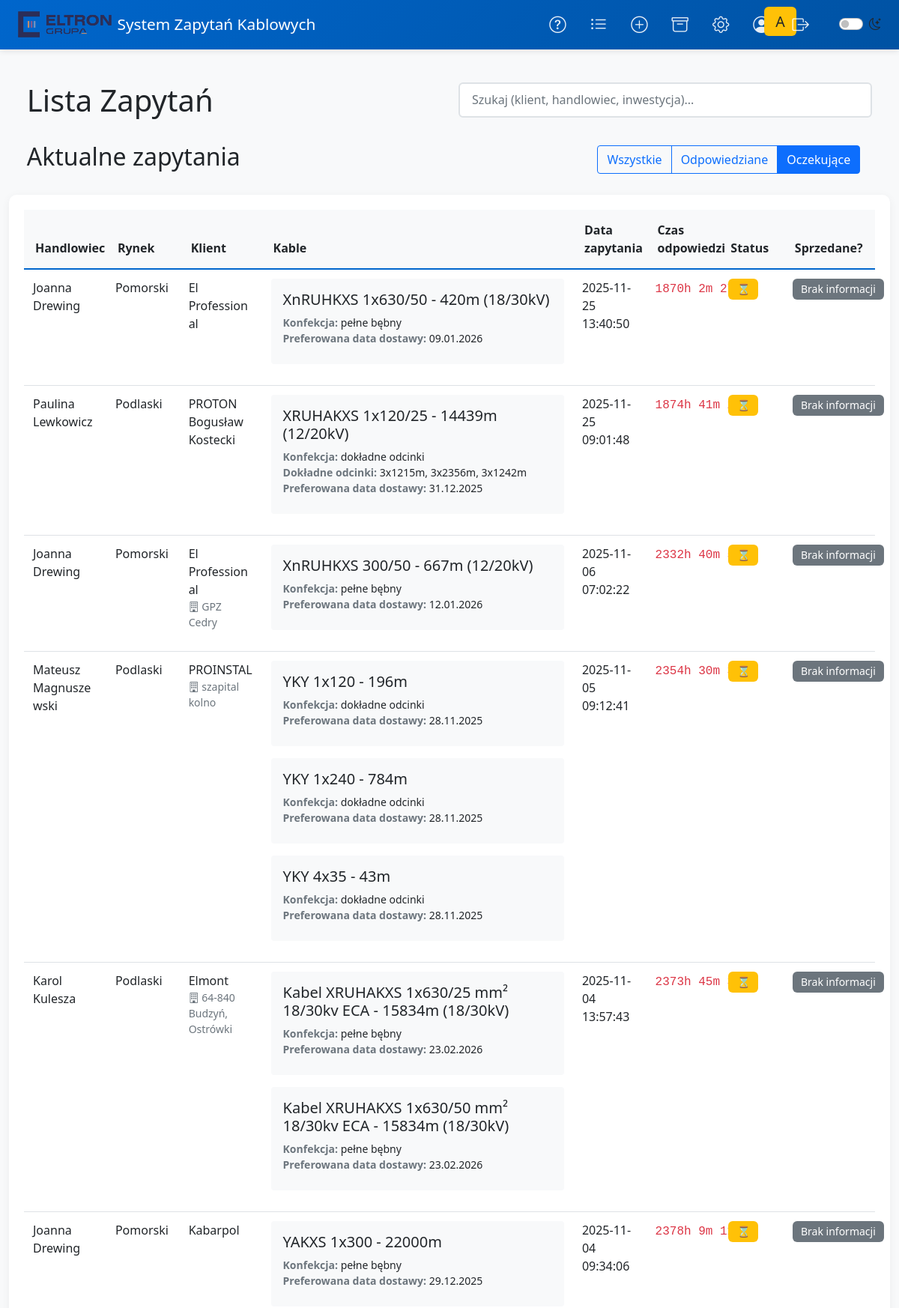
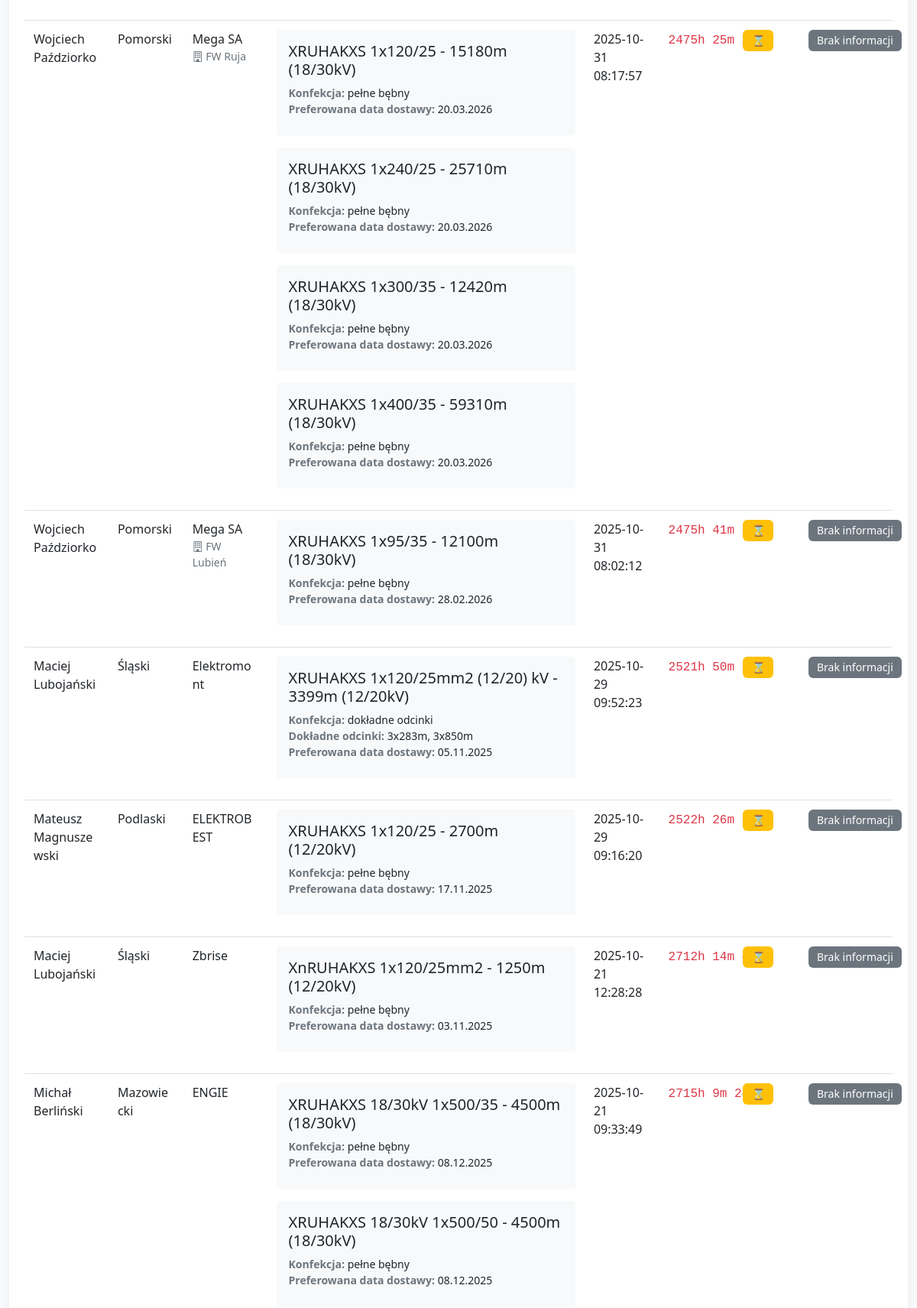
Screenshot of / (signed in, upper part) with the database file from the repository (2 pictures, top to bottom).
### models.py (models this page shows)
class Query(db.Model):
    id = db.Column(db.Integer, primary_key=True)
    name = db.Column(db.String(100), nullable=False)
    market = db.Column(db.String(50), nullable=False)
    client = db.Column(db.String(100), nullable=False)
    investment = db.Column(db.String(200), nullable=True)
    packaging = db.Column(db.String(50), nullable=True)
    preferred_date = db.Column(db.Date, nullable=False)
    query_comments = db.Column(db.Text, nullable=True)
    date_submitted = db.Column(db.DateTime, default=lambda: datetime.now(ZoneInfo("Europe/Warsaw")))
    cables = db.relationship('Cable', backref='query', lazy=True)
    is_won = db.Column(db.Boolean, default=None)
    comments = db.relationship('Comment', backref='query', lazy=True)
    def is_all_responded(self):
        if not self.cables:  # Jeśli nie ma kabli
            return False
        return all(cable.response is not None for cable in self.cables)
    def is_overdue(self):
        if self.is_all_responded():
            return False
        current_time = datetime.now(ZoneInfo("Europe/Warsaw"))
        query_time = self.date_submitted
        if query_time.tzinfo is None:
            query_time = query_time.replace(tzinfo=ZoneInfo("Europe/Warsaw"))
        return (current_time - query_time) > timedelta(hours=48)
    def get_time_since_submission(self):
        current_time = datetime.now(ZoneInfo("Europe/Warsaw"))
        query_time = self.date_submitted
        if query_time.tzinfo is None:
            query_time = query_time.replace(tzinfo=ZoneInfo("Europe/Warsaw"))
        if self.is_all_responded():
            last_response_date = None
            for cable in self.cables:
                if cable.response:
                    resp_date = cable.response.date_responded
                    if resp_date.tzinfo is None:
                        resp_date = resp_date.replace(tzinfo=ZoneInfo("Europe/Warsaw"))
                    if last_response_date is None or resp_date > last_response_date:
                        last_response_date = resp_date
            if last_response_date:
                time_diff = last_response_date - query_time
            else:
                time_diff = current_time - query_time
        else:
            time_diff = current_time - query_time
        hours = int(time_diff.total_seconds() // 3600)
        minutes = int((time_diff.total_seconds() % 3600) // 60)
        seconds = int(time_diff.total_seconds() % 60)
        return {
            'hours': hours,
            'minutes': minutes,
            'seconds': seconds,
            'total_seconds': time_diff.total_seconds()
        }
    def get_unread_comments_count(self):
        return sum(1 for comment in self.comments if not comment.is_read)

class Cable(db.Model):
    id = db.Column(db.Integer, primary_key=True)
    query_id = db.Column(db.Integer, db.ForeignKey('query.id'), nullable=False)
    cable_type = db.Column(db.String(100), nullable=False)
    voltage = db.Column(db.String(20), nullable=True)
    length = db.Column(db.Integer, nullable=False)
    packaging = db.Column(db.String(50), nullable=False)
    specific_lengths = db.Column(db.Text, nullable=True)
    comments = db.Column(db.Text, nullable=True)
    response = db.relationship('CableResponse', backref='cable', uselist=False)

### routes/main.py (the view)
@main_bp.route('/', endpoint='index')
def index():
    comment_form = CommentForm()
    if not session.get('logged_in'):
        return redirect(url_for('auth.login'))
    try:
        week_ago = datetime.now(ZoneInfo("Europe/Warsaw")) - timedelta(days=7)
        base_query = Query.query.options(
            db.joinedload(Query.cables).joinedload(Cable.response),
            db.joinedload(Query.comments)
        ).filter(Query.date_submitted >= week_ago)
        status = request.args.get('status', 'pending')
        if status == 'answered':
            queries = [q for q in base_query.all() if q.is_all_responded()]
        elif status == 'pending':
            older_pending = Query.query.options(
                db.joinedload(Query.cables).joinedload(Cable.response),
                db.joinedload(Query.comments)
            ).filter(Query.date_submitted < week_ago).all()
            recent_pending = [q for q in base_query.all() if not q.is_all_responded()]
            queries = recent_pending + [q for q in older_pending if not q.is_all_responded()]
        else:
            older_pending = Query.query.options(
                db.joinedload(Query.cables).joinedload(Cable.response),
                db.joinedload(Query.comments)
            ).filter(Query.date_submitted < week_ago).all()
            queries = base_query.all() + [q for q in older_pending if not q.is_all_responded()]
        queries.sort(key=lambda x: x.date_submitted, reverse=True)
        query_data = []
        for query in queries:
            try:
                time_diff_data = query.get_time_since_submission()
                cables_info = []
                for cable in query.cables:
                    cable_info = {
                        'type': cable.cable_type,
                        'length': cable.length,
                        'voltage': cable.voltage,
                        'packaging': cable.packaging,
                        'specific_lengths': cable.specific_lengths,
                        'comments': cable.comments,
                        'response': cable.response # Relacja jest już załadowana
                    }
                    cables_info.append(cable_info)
                query_data.append({
                    'query': query,
                    'cables': cables_info,
                    'time_diff': time_diff_data,
                    'is_overdue': query.is_overdue(),
                    'is_responded': query.is_all_responded(),
                    'unread_comments_count': query.get_unread_comments_count()
                })
            except Exception as query_error:
                print(f"Błąd podczas przetwarzania zapytania {query.id}: {str(query_error)}")
                continue # Nie przerywaj całej pętli przez jedno błędne zapytanie
        comment_form = CommentForm()  # Utworzenie formularza komentarzy
        return render_template('index.html', query_data=query_data, delete_form=DeleteForm(), comment_form=comment_form)
    except Exception as e:
        print(f"BŁĄD GŁÓWNY w index(): {str(e)}")
        print(f"Pełny traceback:\n{traceback.format_exc()}")
        flash('Wystąpił błąd podczas ładowania danych.', 'error')
        return render_template('index.html', query_data=[], delete_form=DeleteForm())

### forms.py
class CommentForm(FlaskForm):
    content = TextAreaField(
        'Komentarz',
        validators=[
            DataRequired(message="Komentarz nie może być pusty"),
            Length(max=500, message="Komentarz nie może przekraczać 500 znaków")
        ]
    )

class DeleteForm(FlaskForm):
    pass

### app.py (called while the page is built)
@app.context_processor
def utility_processor():
    def format_datetime(dt):
        if dt.tzinfo is None:
            dt = dt.replace(tzinfo=timezone.utc)
        local_dt = dt.astimezone(ZoneInfo("Europe/Warsaw"))
        return local_dt.strftime('%Y-%m-%d %H:%M:%S')
    return {
        'format_datetime': format_datetime,
        'datetime': datetime
    }

### templates/index.html (shortened to what this page needs)
{% extends "base.html" %}
{% block content %}
<div class="container mt-4">
    <div class="row mb-4">
        <div class="col-md-6">
            <h1>Lista Zapytań</h1>
        </div>
        <div class="col-md-6">
            <input type="text" id="searchInput" class="form-control"
                placeholder="Szukaj (klient, handlowiec, inwestycja)...">
        </div>
    </div>
    <div class="d-none d-md-flex justify-content-between align-items-center mb-4">
        <h2>Aktualne zapytania</h2>
        <div class="d-flex">
            <div class="btn-group me-3">
                <a href="{{ url_for('main.index', status='all') }}"
                    class="btn {% if request.args.get('status') == 'all' %}btn-primary{% else %}btn-outline-primary{% endif %}">
                    Wszystkie
                </a>
                <a href="{{ url_for('main.index', status='answered') }}"
                    class="btn {% if request.args.get('status') == 'answered' %}btn-primary{% else %}btn-outline-primary{% endif %}">
                    Odpowiedziane
                </a>
                <a href="{{ url_for('main.index', status='pending') }}"
                    class="btn {% if request.args.get('status', 'pending') == 'pending' %}btn-primary{% else %}btn-outline-primary{% endif %}">
                    Oczekujące
                </a>
            </div>
        </div>
    </div>
</div>
{% if not query_data %}
<div class="alert alert-info">Brak aktywnych zapytań.</div>
{% else %}
<div class="table-responsive d-none d-md-block">
    <table class="table">
        <thead>
            <tr>
                <th>Handlowiec</th>
                <th>Rynek</th>
                <th>Klient</th>
                <th>Kable</th>
                <th>Data zapytania</th>
                <th>Czas odpowiedzi</th>
                <th>Status</th>
                <th>Sprzedane?</th>
            </tr>
        </thead>
        <tbody>
            {% for data in query_data %}
            <tr class="clickable-row {% if data.unread_comments_count > 0 %}has-unread-comments{% endif %}"
                data-row-id="{{ data.query.id }}"
                data-status="{% if data.query.is_won == True %}success{% elif data.query.is_won == False %}danger{% endif %}">
                <td>
                    <div>{{ data.query.name }}</div>
                </td>
                <td>{{ data.query.market }}</td>
                <td>
                    {{ data.query.client }}
                    {% if data.query.investment %}
                    <div class="small text-muted">
                        <i class="bi bi-building"></i> {{ data.query.investment }}
                    </div>
                    {% endif %}
                </td>
                <td class="cable-info-cell">
                    {% for cable in data.cables %}
                    <div class="cable-details mb-3 p-3 bg-light rounded">
                        <div class="h5 mb-2">
                            {{ cable.type }} - {{ cable.length }}m
                            {% if cable.voltage %}({{ cable.voltage }}kV){% endif %}
                        </div>
                        <div class="mb-2 small">
                            <div><strong class="text-secondary">Konfekcja:</strong> {{ cable.packaging }}</div>
                            {% if cable.specific_lengths %}
                            <div><strong class="text-secondary">Dokładne odcinki:</strong> {{ cable.specific_lengths }}
                            </div>
                            {% endif %}
                            {% if data.query.preferred_date %}
                            <div><strong class="text-secondary">Preferowana data dostawy:</strong> {{
                                data.query.preferred_date.strftime('%d.%m.%Y') }}</div>
                            {% endif %}
                        </div>
                    </div>
                    {% endfor %}
                </td>
                <td>{{ format_datetime(data.query.date_submitted) }}</td>
                <td>
                    <span class="elapsed-time {% if data.is_overdue %}text-danger{% endif %}">
                        {{ data.time_diff.hours }}h {{ data.time_diff.minutes }}m {{ data.time_diff.seconds }}s
                    </span>
                </td>
                <td>
                    {% if data.is_responded %}
                    <span class="badge bg-success">&nbsp;✓&nbsp;</span>
                    {% else %}
                    <span class="badge bg-warning">⌛️</span>
                    {% endif %}
                </td>
                <td>
                    {% if data.query.name == session.get('username') %}
                    <div class="form-check form-check-inline">
                        <div class="btn-group" role="group">
                            <input type="radio" class="btn-check" name="sale_status_{{ data.query.id }}"
                                id="yes_{{ data.query.id }}" {% if data.query.is_won==True %}checked{% endif %}
                                onchange="updateSaleStatus({{ data.query.id }}, true)">
                            <label class="btn btn-outline-success" for="yes_{{ data.query.id }}">Tak</label>
                            <input type="radio" class="btn-check" name="sale_status_{{ data.query.id }}"
                                id="no_{{ data.query.id }}" {% if data.query.is_won==False %}checked{% endif %}
                                onchange="updateSaleStatus({{ data.query.id }}, false)">
                            <label class="btn btn-outline-danger" for="no_{{ data.query.id }}">Nie</label>
                        </div>
                    </div>
                    {% else %}
                    {% if data.query.is_won == True %}
                    <span class="badge bg-success">&nbsp;Sukces&nbsp;</span>
                    {% elif data.query.is_won == False %}
                    <span class="badge bg-danger">Porażka</span>
                    {% else %}
                    <span class="badge bg-secondary">Brak informacji</span>
                    {% endif %}
                    {% endif %}
                </td>
            </tr>
            {% endfor %}
        </tbody>
    </table>
</div>
{% endif %}
{% endblock %}

### static/css/style.css (style rules this page uses)
:root { --bg-color: #f8f9fa; --text-color: #212529; --card-bg: #ffffff; --border-color: rgba(0,0,0,.125); --input-bg: #ffffff; --input-text: #212529; }
body { min-height: 100vh; display: flex; flex-direction: column; background-color: var(--bg-color); color: var(--text-color); transition: background-color 0.3s, color 0.3s; }
.form-control, .form-select { background-color: var(--input-bg); color: var(--input-text); border-color: var(--border-color); }
.container { max-width: 98% !important; }
.table { width: 100%; table-layout: fixed; }
.table th { background-color: #f8f9fa; border-bottom: 2px solid #0066cc; padding: 15px; font-weight: 600; }
.table td { word-wrap: break-word; vertical-align: top; padding: 12px; }
.table-responsive { background: white; border-radius: 10px; box-shadow: 0 2px 12px rgba(0,0,0,.05); padding: 20px; margin-top: 1rem; }
.table th:nth-child(1), .table td:nth-child(1) { width: 9%; }
.table th:nth-child(2), .table td:nth-child(2) { width: 8%; }
.table th:nth-child(3), .table td:nth-child(3) { width: 9%; }
.table th:nth-child(4), .table td:nth-child(4) { width: 34%; }
.table th:nth-child(5), .table td:nth-child(5) { width: 8%; }
.table th:nth-child(6), .table td:nth-child(6) { width: 8%; }
.table th:nth-child(7), .table td:nth-child(7) { width: 7%; }
.table th:nth-child(8), .table td:nth-child(8) { width: 10%; }
.clickable-row { cursor: pointer; }
.form-control { border-radius: 6px; padding: 0.6rem 1rem; border: 2px solid #dee2e6; transition: all 0.3s ease; }
.badge { padding: 0.5em 0.8em; font-size: 0.875em; border-radius: 6px; font-weight: 500; }
.elapsed-time { font-family: monospace; white-space: nowrap; }
.elapsed-time.text-danger { color: #dc3545 !important; }
.table tr, .card, .alert { animation: fadeIn 0.3s ease-out forwards; }

### rows the page displays
Query: query.name "Joanna Drewing", query.market "Pomorski", query.client "El Professional", type "XnRUHKXS 1x630/50", length "420", voltage "18/30", packaging "pełne bębny", query.preferred_date "09.01.2026", date_submitted "2025-11-25 13:40:50"
Query: query.name "Paulina Lewkowicz", query.market "Podlaski", query.client "PROTON Bogusław Kostecki", type "XRUHAKXS 1x120/25", length "14439", voltage "12/20", packaging "dokładne odcinki", specific_lengths "3x1215m, 3x2356m, 3x1242m", query.preferred_date "31.12.2025", date_submitted "2025-11-25 09:01:48"
Query: query.name "Joanna Drewing", query.market "Pomorski", query.client "El Professional", query.investment "GPZ Cedry", type "XnRUHKXS 300/50", length "667", voltage "12/20", packaging "pełne bębny", query.preferred_date "12.01.2026", date_submitted "2025-11-06 07:02:22"
Query: query.name "Mateusz Magnuszewski", query.market "Podlaski", query.client "PROINSTAL", query.investment "szapital kolno", type "YKY 1x120", length "196", packaging "dokładne odcinki", query.preferred_date "28.11.2025", type "YKY 1x240", length "784", type "YKY 4x35", length "43", date_submitted "2025-11-05 09:12:41"
Query: query.name "Karol Kulesza", query.market "Podlaski", query.client "Elmont", query.investment "64-840 Budzyń, Ostrówki", type "Kabel XRUHAKXS 1x630/25 mm² 18/30kv ECA", length "15834", voltage "18/30", packaging "pełne bębny", query.preferred_date "23.02.2026", type "Kabel XRUHAKXS 1x630/50 mm² 18/30kv ECA", date_submitted "2025-11-04 13:57:43"
Query: query.name "Joanna Drewing", query.market "Pomorski", query.client "Kabarpol", type "YAKXS 1x300", length "22000", packaging "pełne bębny", query.preferred_date "29.12.2025", date_submitted "2025-11-04 09:34:06"
Query: query.name "Wojciech Paździorko", query.market "Pomorski", query.client "Mega SA", query.investment "FW Ruja", type "XRUHAKXS 1x120/25", length "15180", voltage "18/30", packaging "pełne bębny", query.preferred_date "20.03.2026", type "XRUHAKXS 1x240/25", length "25710", type "XRUHAKXS 1x300/35", length "12420", type "XRUHAKXS 1x400/35", length "59310", date_submitted "2025-10-31 08:17:57"
Query: query.name "Wojciech Paździorko", query.market "Pomorski", query.client "Mega SA", query.investment "FW Lubień", type "XRUHAKXS 1x95/35", length "12100", voltage "18/30", packaging "pełne bębny", query.preferred_date "28.02.2026", date_submitted "2025-10-31 08:02:12"
Query: query.name "Maciej Lubojański", query.market "Śląski", query.client "Elektromont", type "XRUHAKXS 1x120/25mm2 (12/20) kV", length "3399", voltage "12/20", packaging "dokładne odcinki", specific_lengths "3x283m, 3x850m", query.preferred_date "05.11.2025", date_submitted "2025-10-29 09:52:23"
Query: query.name "Mateusz Magnuszewski", query.market "Podlaski", query.client "ELEKTROBEST", type "XRUHAKXS 1x120/25", length "2700", voltage "12/20", packaging "pełne bębny", query.preferred_date "17.11.2025", date_submitted "2025-10-29 09:16:20"
Query: query.name "Maciej Lubojański", query.market "Śląski", query.client "Zbrise", type "XnRUHAKXS 1x120/25mm2", length "1250", voltage "12/20", packaging "pełne bębny", query.preferred_date "03.11.2025", date_submitted "2025-10-21 12:28:28"
Query: query.name "Michał Berliński", query.market "Mazowiecki", query.client "ENGIE", type "XRUHAKXS 18/30kV 1x500/35", length "4500", voltage "18/30", packaging "pełne bębny", query.preferred_date "08.12.2025", type "XRUHAKXS 18/30kV 1x500/50", date_submitted "2025-10-21 09:33:49"

### other values shown
{{ data.time_diff.hours }} "1870" "1874" "2332" "2354" "2373" "2378" "2475" "2475" "2521" "2522" "2712" "2715"
{{ data.time_diff.minutes }} "2" "41" "40" "30" "45" "9" "25" "41" "50" "26" "14" "9"
{{ data.time_diff.seconds }} "27" "11" "28"
